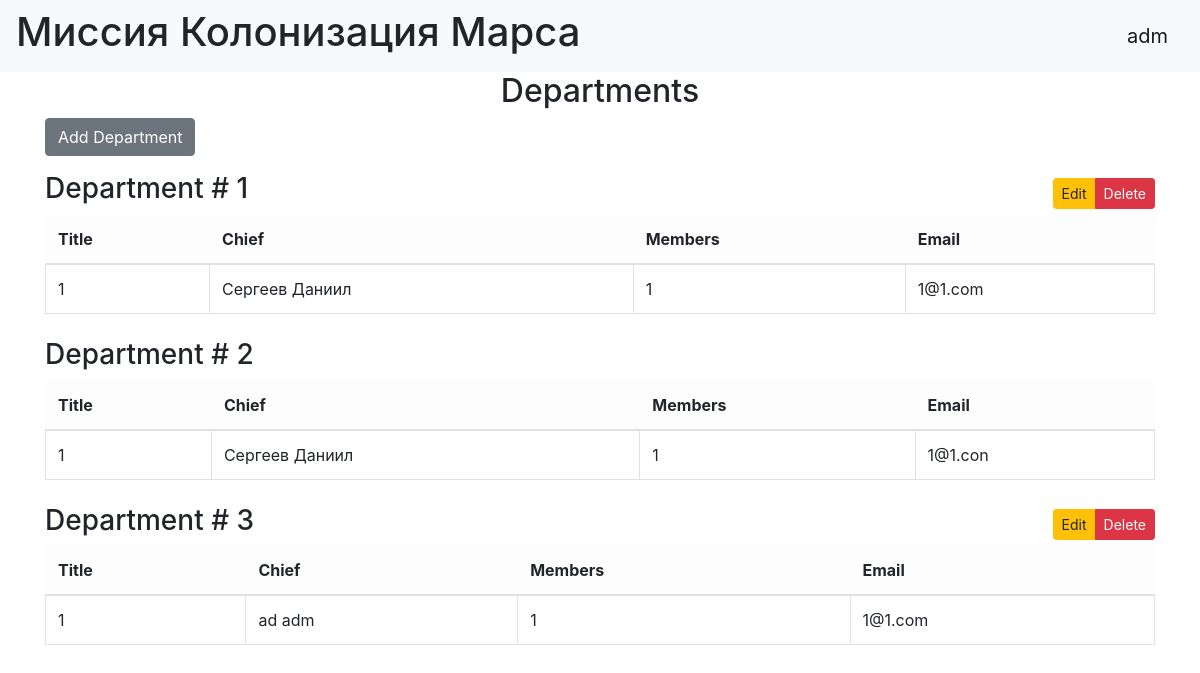
The page /departments (signed in) on the database its author committed.
### data/users.py (models this page shows, shortened)
class User(SqlAlchemyBase, UserMixin):
    __tablename__ = 'users'
    id = Column(Integer, primary_key=True, autoincrement=True)
    surname = Column(String, nullable=False)
    name = Column(String, nullable=False)
    age = Column(Integer, nullable=False)
    position = Column(String, nullable=False)
    speciality = Column(String, nullable=False)
    address = Column(String, nullable=False)
    email = Column(String, unique=True, nullable=False)
    hashed_password = Column(String, nullable=False)
    modified_date = Column(DateTime)

### data/departments.py (models this page shows)
class Department(SqlAlchemyBase):
    __tablename__ = 'departments'
    id = Column(Integer, primary_key=True, autoincrement=True)
    title = Column(String(100), nullable=False)
    chief_id = Column(Integer, ForeignKey('users.id'), nullable=False)
    members = Column(String(500), nullable=False)
    email = Column(String(100), nullable=True)
    who_created = Column(Integer, nullable=False)
    chief = relationship('User', backref='departments_led')

### main.py (the view)
@app.route('/departments')
def list_departments():
    db_sess = db_session.create_session()
    try:
        departments = db_sess.query(Department).options(
            orm.joinedload(Department.chief)
        ).all()
        return render_template("departments.html",
                            departments=departments)
    except Exception as e:
        print(f"Error: {e}")
        abort(500)
    finally:
        db_sess.close()

### data/db_session.py (called while the page is built)
def create_session() -> Session:
    global __factory
    return __factory()

### main.py (called while the page is built)
@login_manager.user_loader
def load_user(user_id):
    db_sess = db_session.create_session()
    return db_sess.query(User).get(user_id)

### templates/departments.html (shortened to what this page needs)
{% extends "base.html" %}
{% block content %}
<div class="container">
    {% if not current_user.is_authenticated %}
    <div align="center">
        <h4>Доступ ограничен</h4>
    </div>
    {% else %}
    <h2 style="text-align: center;">Departments</h2>
    {% if current_user.is_authenticated %}
    <div class="mb-3 text-end">
        <a href="{{ url_for('add_department') }}" class="btn btn-secondary">
             Add Department
        </a>
    </div>
    {% endif %}
    {% for department in departments %}
    <div class="mb-4">
        <div class="d-flex justify-content-between align-items-center">
            <h3>Department # {{ department.id }}</h3>
            {% if current_user.is_authenticated and
                 (current_user.id == department.chief_id or current_user.id == 1 or current_user.id == department.who_created) %}
            <div class="btn-group">
                <a href="{{ url_for('edit_department', id=department.id) }}" class="btn btn-warning btn-sm">
                     Edit
                </a>
                <a href="{{ url_for('delete_department', id=department.id) }}"
                   class="btn btn-danger btn-sm ms-1"
                   onclick="return confirm('Вы уверены, что хотите удалить этот департамент?')">
                     Delete
                </a>
            </div>
            {% endif %}
        </div>
        <table class="table table-bordered">
            <thead class="table-light">
                <tr>
                    <th>Title</th>
                    <th>Chief</th>
                    <th>Members</th>
                    <th>Email</th>
                </tr>
            </thead>
            <tbody>
                <tr>
                    <td>{{ department.title }}</td>
                    <td>{{ department.chief.surname }} {{ department.chief.name }}</td>
                    <td>{{ department.members }}</td>
                    <td>{{ department.email if department.email else 'No email' }}</td>
                </tr>
            </tbody>
        </table>
    </div>
    {% endfor %}
    {% endif %}
</div>
{% endblock %}

### templates/base.html (shortened to what this page needs)
<!doctype html>
<html lang="en">
<head>
    <link rel="stylesheet"
          href="https://stackpath.bootstrapcdn.com/bootstrap/4.4.1/css/bootstrap.min.css"
>
</head>
<body>
<header>
    <nav class="navbar navbar-light bg-light">
        <h1>Миссия Колонизация Марса</h1>
        {% if current_user.is_authenticated %}
            <a class="navbar-brand" href="/logout">{{ current_user.name }}</a>
        {% else %}
            <p>
            <a class="btn btn-primary " href="/register">Зарегистрироваться</a>
            <a class="btn btn-success" href="/login">Войти</a>
            </p>
        {% endif %}
    </nav>
</header>
<main>
    {% block content %}{% endblock %}
</main>
</body>
</html>

### templates/base.html (style rules this page uses)
h2 { margin-left: 100px; margin-right: 100px; }

### rows shown on the page
User: name "adm"
Department: id "1", title "1", chief.surname "Сергеев", chief.name "Даниил", members "1", email "1@1.com"
Department: id "2", title "1", chief.surname "Сергеев", chief.name "Даниил", members "1", email "1@1.con"
Department: id "3", title "1", chief.surname "ad", chief.name "adm", members "1", email "1@1.com"
